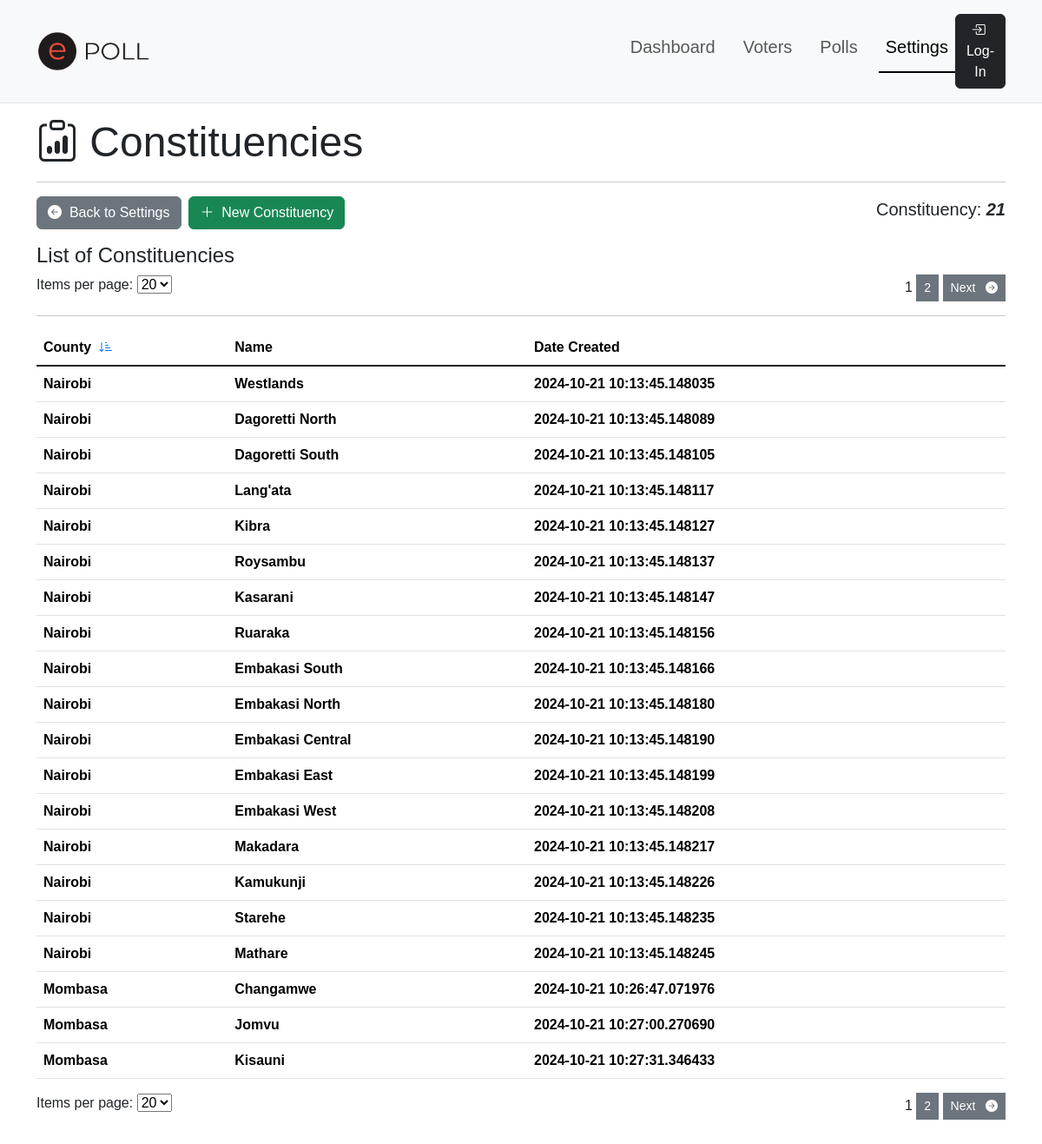
The app's page /settings/constituencies/ with its own data.
### app/models.py (models this page shows)
class Constituency(db.Model):
    __tablename__ = "constituencies"
    id = db.Column(db.Integer, primary_key=True, autoincrement=True)
    county_id = db.Column(db.Integer, db.ForeignKey('counties.id', name='fk_county_id'), nullable=False)
    name = db.Column(db.String(50), nullable=False, unique=True)
    created_at = db.Column(db.DateTime, nullable=False)
    update_at = db.Column(db.DateTime(timezone=True), onupdate=db.func.now())
    voters = db.relationship('Voter', backref='constituency', lazy=True)

class County(db.Model):
    __tablename__ = "counties"
    id = db.Column(db.Integer, primary_key=True, autoincrement=True)
    code = db.Column(db.Integer, nullable=False, unique=True)
    name = db.Column(db.String(100), nullable=False, unique=True)
    created_at = db.Column(db.DateTime, nullable=False)
    update_at = db.Column(db.DateTime(timezone=True), onupdate=db.func.now())
    constituencys = db.relationship('Constituency', backref='county', lazy=True)

### app/settings.py (the view)
@sbp.route('/constituencies/')
def constituencies():
    count_const = Constituency.query.count()
    sort_by = request.args.get('sort_by', 'created_at')  # Default sorting by date_registered
    sort_order = request.args.get('sort_order', 'asc')  # Default sorting order is ascending
    query = Constituency.query
    if not query:
        flash('No Constituency records added Yet!', 'warning')
    if sort_order == 'asc':
        query = query.order_by(getattr(Constituency, sort_by).asc())
    else:
        query = query.order_by(getattr(Constituency, sort_by).desc())
    page = request.args.get('page', 1, type=int)
    page_size = request.args.get('page_size', 20, type=int)  # Get page size from query params or default to 20
    all_const = query.order_by(Constituency.created_at.desc()).paginate(page=page, per_page=page_size)
    if not all_const.items:  # `items` returns the records on the current page
        flash('No constituents records added yet!', 'info')
    return render_template('admin/settings/constituency/list.html',
                           title='Constituencies',
                           count_const=count_const,
                           sort_by=sort_by, sort_order=sort_order,
                           all_const=all_const, SETTINGS=True)

### app/templates/admin/settings/constituency/list.html (shortened to what this page needs)
{% extends "shared/adminlayout.html" %}
{% block content %}
<div class="container">
    <h3 class="display-5"><i class="bi bi-clipboard-data"></i>&nbsp;{{title}}</h3>
    <hr>
    <div class="row align-content-center mb-3">
        <div class="col text-start">
            <a href="{{ url_for('settings.index') }}" class="btn btn-secondary"><i class="bi bi-arrow-left-circle-fill"></i>&nbsp; Back to Settings</a>&nbsp;
            <a href="{{ url_for('settings.new_constituency') }}" class="btn btn-success"><i class="bi bi-plus-lg"></i>&nbsp; New Constituency</a>
        </div>
        <div class="col text-end align-content-center">
            <h5>Constituency:&nbsp;<strong class="fst-italic">{{ count_const }}</strong></h4>
        </div>
    </div>
    <h4>List of {{title}}</h4>
    <div class="row align-content-center">
        <div class="col">
            <div class="text-start" id="itemsperpage">
                <form method="get" action="">
                    <label for="page_size">Items per page:</label>
                    <select id="page_size" name="page_size" onchange="this.form.submit()">
                        <option value="20" {% if page_size == 20 %}selected{% endif %}>20</option>
                    </select>
                </form>
            </div>
        </div>
        <div class="col">
            <div class="text-end" id="pagination_section">
                {% for number in all_const.iter_pages() %}
                {% if all_const.page != number %}
                    <a class="page-number btn btn-sm btn-secondary rounded-0" href="{{ url_for('settings.constituencies', page=number) }}">
                        {{ number }}
                    </a>
                {% else %}
                    <span class='current-page-number'>{{ number }}</span>
                {% endif %}
                {% endfor %}
                {% if all_const.has_next %}
                <a class="btn btn-sm btn-secondary rounded-0" href="{{ url_for('settings.constituencies', page=all_const.next_num, sort_by=sort_by, sort_order=sort_order, page_size=page_size) }}">Next &nbsp;
                <i class="bi bi-arrow-right-circle-fill"></i>
                </a>
                {% endif %}
            </div>
        </div>
    </div>
    <hr>
    <div class="table-responsive">
        <table class="table table-hover align-content-center">
            <thead>
                <tr class="align-middle">
                    <th scope="col">County &nbsp;<a href="{{ url_for('settings.constituencies', sort_by='county_id', sort_order='desc' if sort_order == 'asc' else 'asc') }}"><i class="bi {{'bi-sort-down-alt' if sort_order == 'asc' else 'bi-sort-up-alt'}}"></i></a></th>
                    <th scope="col">Name</th>
                    <th scope="col">Date Created</th>
                    <th scope="col"></th>
                </tr>
            </thead>
            <tbody class="table-group-divider align-content-center">
                {% for constituency in all_const %}
                    <tr class="clickable-row align-middle" data-href="#">
                        <th scope="row">{{constituency.county.name}}</th>
                        <th scope="row">{{constituency.name}}</th>
                        <th scope="row">{{constituency.created_at}}</th>
                        <td scope="row">
                        </td>
                    </tr>
                {% endfor %}
            </tbody>
        </table>
    </div>
    <div class="row align-content-center mb-5">
        <div class="col">
            <div class="text-start" id="itemsperpage">
                <form method="get" action="">
                    <label for="page_size">Items per page:</label>
                    <select id="page_size" name="page_size" onchange="this.form.submit()">
                        <option value="20" {% if page_size == 20 %}selected{% endif %}>20</option>
                    </select>
                </form>
            </div>
        </div>
        <div class="col">
            <div class="text-end" id="pagination_section">
                {% for number in all_const.iter_pages() %}
                {% if all_const.page != number %}
                    <a class="page-number btn btn-sm btn-secondary rounded-0" href="{{ url_for('settings.constituencies', page=number) }}">
                        {{ number }}
                    </a>
                {% else %}
                    <span class='current-page-number'>{{ number }}</span>
                {% endif %}
                {% endfor %}
                {% if all_const.has_next %}
                <a class="btn btn-sm btn-secondary rounded-0" href="{{ url_for('settings.constituencies', page=all_const.next_num, sort_by=sort_by, sort_order=sort_order, page_size=page_size) }}">Next &nbsp;
                <i class="bi bi-arrow-right-circle-fill"></i>
                </a>
                {% endif %}
            </div>
        </div>
    </div>
</div>
{% endblock %}

### app/static/styles.css (style rules this page uses)
html { font-size: 14px; position: relative; }
@media (min-width: 768px) { html { font-size: 16px; } }
body { margin-bottom: 60px; scroll-behavior: smooth; font-family: Montserrat, sans-serif !important; }
.clickable-row { cursor: pointer; }

### records on screen
Constituency: county.name "Nairobi", name "Westlands", created_at "2024-10-21 10:13:45.148035"
Constituency: county.name "Nairobi", name "Dagoretti North", created_at "2024-10-21 10:13:45.148089"
Constituency: county.name "Nairobi", name "Dagoretti South", created_at "2024-10-21 10:13:45.148105"
Constituency: county.name "Nairobi", name "Lang'ata", created_at "2024-10-21 10:13:45.148117"
Constituency: county.name "Nairobi", name "Kibra", created_at "2024-10-21 10:13:45.148127"
Constituency: county.name "Nairobi", name "Roysambu", created_at "2024-10-21 10:13:45.148137"
Constituency: county.name "Nairobi", name "Kasarani", created_at "2024-10-21 10:13:45.148147"
Constituency: county.name "Nairobi", name "Ruaraka", created_at "2024-10-21 10:13:45.148156"
Constituency: county.name "Nairobi", name "Embakasi South", created_at "2024-10-21 10:13:45.148166"
Constituency: county.name "Nairobi", name "Embakasi North", created_at "2024-10-21 10:13:45.148180"
Constituency: county.name "Nairobi", name "Embakasi Central", created_at "2024-10-21 10:13:45.148190"
Constituency: county.name "Nairobi", name "Embakasi East", created_at "2024-10-21 10:13:45.148199"
Constituency: county.name "Nairobi", name "Embakasi West", created_at "2024-10-21 10:13:45.148208"
Constituency: county.name "Nairobi", name "Makadara", created_at "2024-10-21 10:13:45.148217"
Constituency: county.name "Nairobi", name "Kamukunji", created_at "2024-10-21 10:13:45.148226"
Constituency: county.name "Nairobi", name "Starehe", created_at "2024-10-21 10:13:45.148235"
Constituency: county.name "Nairobi", name "Mathare", created_at "2024-10-21 10:13:45.148245"
Constituency: county.name "Mombasa", name "Changamwe", created_at "2024-10-21 10:26:47.071976"
Constituency: county.name "Mombasa", name "Jomvu", created_at "2024-10-21 10:27:00.270690"
Constituency: county.name "Mombasa", name "Kisauni", created_at "2024-10-21 10:27:31.346433"

### other values on screen
{{ title }} "Constituencies"
{{ count_const }} "21"
{{ number }} "1"
{{ number }} "2"
